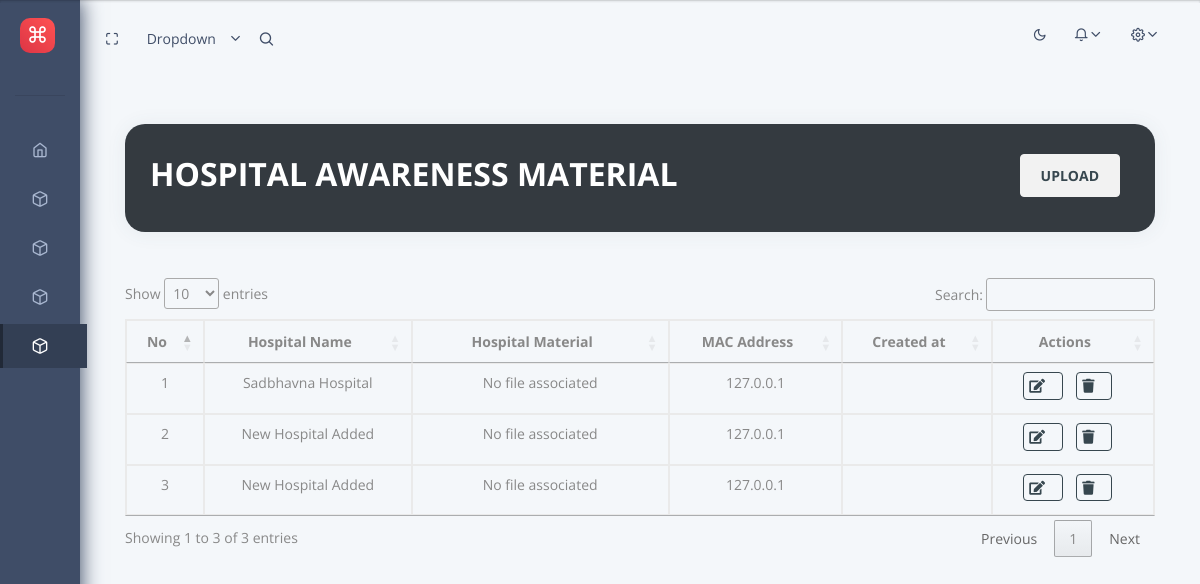
Page /home/dashboard/patientawareness_List/ (signed in) on the committed database.
### home/models.py (models this page shows, shortened)
class HospitalPatientAwarenessMaterials(models.Model):
    id = models.AutoField(primary_key=True)
    hmid = models.ForeignKey(HospitalMaster, on_delete=models.CASCADE)
    vFileName = models.FileField(upload_to=get_paMaterial_upload_path, blank=True, null=True)
    dDateTime = models.DateTimeField()
    vIP = models.CharField(max_length=255)
    dUDateTime = models.DateTimeField()
    vUIP = models.CharField(max_length=255)

class HospitalMaster(models.Model):
    id = models.AutoField(primary_key=True)
    vHospitalName = models.CharField(max_length=255)
    vCity = models.CharField(max_length=255)
    vState = models.CharField(max_length=255)
    vAddress = models.CharField(max_length=255)
    vURL = models.CharField(max_length = 255, blank=True, null=True)
    eStatus = models.CharField(max_length=10,  blank=True, null=True)

### home/views.py (the view)
# urls.py: path('dashboard/patientawareness_List/', patientawareness_List, name='patientawareness_List'),
def patientawareness_List(request):
    pa_list = HospitalPatientAwarenessMaterials.objects.all()
    context = {
        'pa_list': pa_list,
        'segment': 'Patient Awareness',
    }
    return render(request, 'home/pa_List.html', context=context)

### templates/home/pa_list.html (shortened to what this page needs)
{% extends 'layouts/base.html' %} {% load static %}  {% block content %} {% block extrastyle %}
<link href="https://cdnjs.cloudflare.com/ajax/libs/select2/4.0.13/css/select2.min.css" rel="stylesheet" />
{% endblock extrastyle %}
<div class="header pb-3">
  <div class="container-fluid ">
      <div class="header-body">
          <div class="row mt-3">
              <div class="col-md-12">
                  <div class="card card-stats rounded bg-dark">
                      <div class="card-body">
                          <div class="row">
                              <div class="col-md-12 d-flex align-items-center justify-content-between">
                                  <h3 class="h2 font-weight-bold  text-white"> HOSPITAL AWARENESS MATERIAL </h3>
                                      <a href="{% url 'upload_paMaterial' %}"
                                     class="btn btn-light bg-gradient-primary font-weight-bold">
                                      UPLOAD
                                  </a>
                              </div>
                          </div>
                      </div>
                  </div>
              </div>
          </div>
      </div>
  </div>
</div>
<div class="container-fluid">
    <table id="hospitalTable" class="table table-bordered table-fixed text-center">
        <thead>
            <tr>
                <th class="text-center">No</th>
                <th class="text-center">Hospital Name</th>
                <th class="text-center">Hospital Material</th>
                <th class="text-center">MAC Address</th>
                <th class="text-center">Created at</th>
                <th class="text-center">Actions</th>
            </tr>
        </thead>
        <tbody>
            {% for pa in pa_list %}
            <tr>
                <td>{{ forloop.counter }}</td>
                <td>{{ pa.hmid.vHospitalName }}</td>
                <td class="text-center w-25">
                    {% if pa_list.vFileName %}
                        <a href="{{ pa_list.vFileName.url }}" target="_blank">{{ pa_list.vFileName.name }}</a>
                    {% else %}
                        No file associated
                    {% endif %}
                </td>
                <td class="text-center">
                    {{ pa.vIP  }}
                </td>
                <td class="text-center">
                </td>
                <td class="text-center">
                    <button class="btn btn-outline-dark btn-md" style="padding: 0.15rem 0.3rem;" data-toggle="modal" data-fid="{{ logo.id }}"
                    data-target="#editHospitalLogo{{ pa.id }}">
                        <i class="fas fa-edit fa-md"></i>
                    </button>
                    <a href="{% url 'delete_pa' pa.id %}" class="btn btn-outline-dark btn-md" style="padding: 0.15rem 0.3rem;">
                        <i class="fas fa-trash fa-md"></i>
                    </a>
                </td>
            </tr>
            {% endfor %}
        </tbody>
    </table>
</div>
{% endblock content %}

### static/assets/css/dark.css (style rules this page uses)
:root { --dt-row-selected: 13, 110, 253; --dt-row-selected-text: 255, 255, 255; --dt-row-selected-link: 9, 10, 11; --dt-row-stripe: 0, 0, 0; --dt-row-hover: 0, 0, 0; --dt-column-ordering: 0, 0, 0; --dt-html-background: white; }
table.dataTable thead>tr>th.sorting, table.dataTable thead>tr>th.sorting_asc, table.dataTable thead>tr>th.sorting_desc, table.dataTable thead>tr>th.sorting_asc_disabled, table.dataTable thead>tr>th.sorting_desc_disabled, table.dataTable thead>tr>td.sorting, table.dataTable thead>tr>td.sorting_asc, table.dataTable thead>tr>td.sorting_desc, table.dataTable thead>tr>td.sorting_asc_disabled, table.dataTable thead>tr>td.sorting_desc_disabled { cursor: pointer; position: relative; padding-right: 26px; }
table.dataTable thead>tr>th.sorting:before, table.dataTable thead>tr>th.sorting:after, table.dataTable thead>tr>th.sorting_asc:before, table.dataTable thead>tr>th.sorting_asc:after, table.dataTable thead>tr>th.sorting_desc:before, table.dataTable thead>tr>th.sorting_desc:after, table.dataTable thead>tr>th.sorting_asc_disabled:before, table.dataTable thead>tr>th.sorting_asc_disabled:after, table.dataTable thead>tr>th.sorting_desc_disabled:before, table.dataTable thead>tr>th.sorting_desc_disabled:after, table.dataTable thead>tr>td.sorting:before, table.dataTable thead>tr>td.sorting:after, table.dataTable thead>tr>td.sorting_asc:before, table.dataTable thead>tr>td.sorting_asc:after, table.dataTable thead>tr>td.sorting_desc:before, table.dataTable thead>tr>td.sorting_desc:after, table.dataTable thead>tr>td.sorting_asc_disabled:before, table.dataTable thead>tr>td.sorting_asc_disabled:after, table.dataTable thead>tr>td.sorting_desc_disabled:before, table.dataTable thead>tr>td.sorting_desc_disabled:after { position: absolute; display: block; opacity: 0.125; right: 10px; line-height: 9px; font-size: 0.8em; }
table.dataTable thead>tr>th.sorting:before, table.dataTable thead>tr>th.sorting_asc:before, table.dataTable thead>tr>th.sorting_desc:before, table.dataTable thead>tr>th.sorting_asc_disabled:before, table.dataTable thead>tr>th.sorting_desc_disabled:before, table.dataTable thead>tr>td.sorting:before, table.dataTable thead>tr>td.sorting_asc:before, table.dataTable thead>tr>td.sorting_desc:before, table.dataTable thead>tr>td.sorting_asc_disabled:before, table.dataTable thead>tr>td.sorting_desc_disabled:before { bottom: 50%; content: "▲"; content: "▲" /""; }
table.dataTable thead>tr>th.sorting:after, table.dataTable thead>tr>th.sorting_asc:after, table.dataTable thead>tr>th.sorting_desc:after, table.dataTable thead>tr>th.sorting_asc_disabled:after, table.dataTable thead>tr>th.sorting_desc_disabled:after, table.dataTable thead>tr>td.sorting:after, table.dataTable thead>tr>td.sorting_asc:after, table.dataTable thead>tr>td.sorting_desc:after, table.dataTable thead>tr>td.sorting_asc_disabled:after, table.dataTable thead>tr>td.sorting_desc_disabled:after { top: 50%; content: "▼"; content: "▼" /""; }
table.dataTable thead>tr>th.sorting_asc:before, table.dataTable thead>tr>th.sorting_desc:after, table.dataTable thead>tr>td.sorting_asc:before, table.dataTable thead>tr>td.sorting_desc:after { opacity: 0.6; }
table.dataTable thead th, table.dataTable thead td, table.dataTable tfoot th, table.dataTable tfoot td { text-align: left; }
table.dataTable { width: 100%; margin: 0 auto; clear: both; border-collapse: separate; border-spacing: 0; }
table.dataTable thead th, table.dataTable tfoot th { font-weight: bold; }
table.dataTable>thead>tr>th, table.dataTable>thead>tr>td { padding: 10px; border-bottom: 1px solid rgba(0, 0, 0, 0.3); }
table.dataTable tbody tr { background-color: transparent; }
table.dataTable tbody th, table.dataTable tbody td { padding: 8px 10px; }
table.dataTable.no-footer { border-bottom: 1px solid rgba(0, 0, 0, 0.3); }
table.dataTable th, table.dataTable td { box-sizing: content-box; }

### templates/layouts/base.html (style rules this page uses)
.rounded { border-radius: 1.25rem !important }

### templates/home/pa_list.html (style rules this page uses)
.card-body { flex-grow: 1; }

### rows in the picture
HospitalPatientAwarenessMaterials: hmid.vHospitalName "Sadbhavna Hospital", vIP "127.0.0.1"
HospitalPatientAwarenessMaterials: hmid.vHospitalName "New Hospital Added", vIP "127.0.0.1"
HospitalPatientAwarenessMaterials: hmid.vHospitalName "New Hospital Added", vIP "127.0.0.1"
